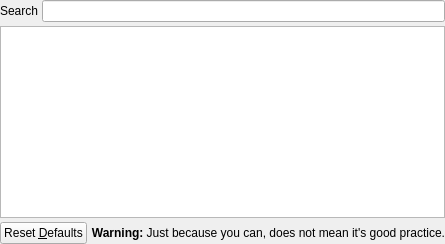
        <widget class="QWidget" name="colourTab">
         <attribute name="title">
          <string>Events</string>
         </attribute>
         <layout class="QVBoxLayout" name="verticalLayout_3">
          <property name="spacing">
           <number>4</number>
          </property>
          <property name="leftMargin">
           <number>0</number>
          </property>
          <property name="topMargin">
           <number>0</number>
          </property>
          <property name="rightMargin">
           <number>0</number>
          </property>
          <property name="bottomMargin">
           <number>0</number>
          </property>
          <item>
           <layout class="QHBoxLayout" name="horizontalLayout_19">
            <item>
             <widget class="QLabel" name="label_6">
              <property name="text">
               <string>Search</string>
              </property>
             </widget>
            </item>
            <item>
             <widget class="QLineEdit" name="channelSearch"/>
            </item>
           </layout>
          </item>
          <item>
           <widget class="QTreeView" name="chanView">
            <property name="sizePolicy">
             <sizepolicy hsizetype="Expanding" vsizetype="Expanding">
              <horstretch>0</horstretch>
              <verstretch>0</verstretch>
             </sizepolicy>
            </property>
           </widget>
          </item>
          <item>
           <layout class="QHBoxLayout" name="horizontalLayout_20">
            <item>
             <widget class="QPushButton" name="resetChannelDefaults">
              <property name="sizePolicy">
               <sizepolicy hsizetype="Minimum" vsizetype="Minimum">
                <horstretch>0</horstretch>
                <verstretch>0</verstretch>
               </sizepolicy>
              </property>
              <property name="text">
               <string>Reset &amp;Defaults</string>
              </property>
             </widget>
            </item>
            <item>
             <widget class="QLabel" name="eventsWarningLabel">
              <property name="sizePolicy">
               <sizepolicy hsizetype="Expanding" vsizetype="Preferred">
                <horstretch>0</horstretch>
                <verstretch>0</verstretch>
               </sizepolicy>
              </property>
              <property name="text">
               <string>&lt;html&gt;&lt;head/&gt;&lt;body&gt;&lt;p&gt;&lt;span style=&quot; font-weight:600;&quot;&gt;Warning: &lt;/span&gt;Just because you can, does not mean it's good practice.&lt;/p&gt;&lt;/body&gt;&lt;/html&gt;</string>
              </property>
              <property name="alignment">
               <set>Qt::AlignRight|Qt::AlignTrailing|Qt::AlignVCenter</set>
              </property>
             </widget>
            </item>
           </layout>
          </item>
         </layout>
        </widget>
